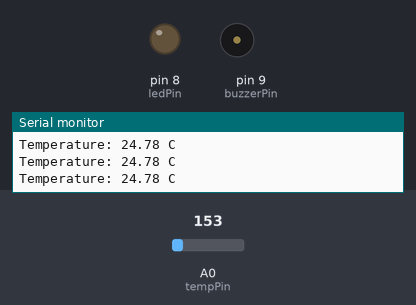
Simulated run of this sketch. Board: Arduino Uno, built with avr-gcc and run on an emulated ATmega328P. Shown: output pins drawn as LEDs (lit = HIGH), buzzer (waves = sounding), the last lines printed to the serial monitor. Inputs (shaded band) come from the test bench; at power-on: A0 (tempPin) = 153.

Above: at 1.3 s.
1.4 s: A0 (tempPin) set to 177
At 2.7 s:
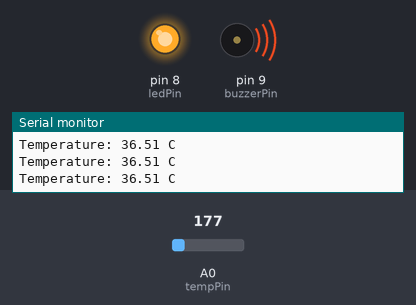
3.0 s: A0 (tempPin) set to 133
At 4.2 s:
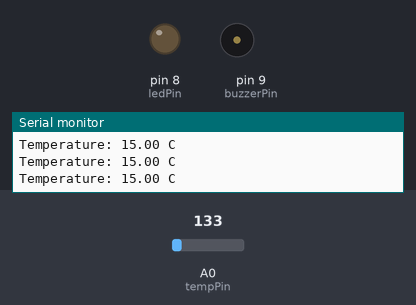
4.5 s: A0 (tempPin) set to 165
At 5.4 s:
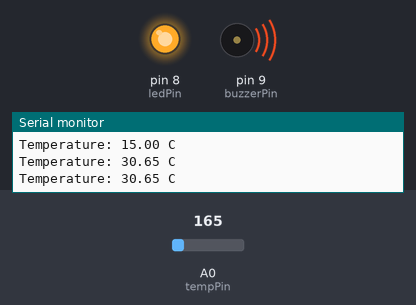
Timing chart, 0 to 7.5 s (numbered marks = the images above; inputs shaded):
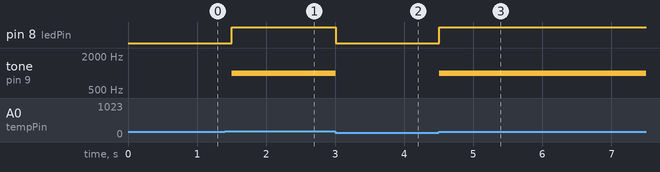

The sketch:

temperature_alert.ino
```cpp
const int tempPin = A0;
const int ledPin = 8;
const int buzzerPin = 9;

void setup() {
  pinMode(ledPin, OUTPUT);
  pinMode(buzzerPin, OUTPUT);

  Serial.begin(9600);
}

void loop() {

  int sensorValue = analogRead(tempPin);

  float voltage = sensorValue * (5.0 / 1023.0);

  float temperature = (voltage - 0.5) * 100;

  Serial.print("Temperature: ");
  Serial.print(temperature);
  Serial.println(" C");

  if (temperature >= 30) {

    digitalWrite(ledPin, HIGH);
    tone(buzzerPin, 1000);

  } else {

    digitalWrite(ledPin, LOW);
    noTone(buzzerPin);
  }

  delay(500);
}
```

Measured:
- the behaviour switches between 163 and 164 on A0 (tempPin) (found by bisection; images 0 and 1)
- after the input at 1.4 s, pin 8 (ledPin): LOW → HIGH after 0.10 s; tone on pin 9 (buzzerPin): silent → 1000 Hz after 0.10 s
- after the input at 3.0 s, pin 8 (ledPin): HIGH → LOW at once; tone on pin 9 (buzzerPin): 1000 Hz → silent at once
- after the input at 4.5 s, pin 8 (ledPin): LOW → HIGH at once; tone on pin 9 (buzzerPin): silent → 1000 Hz at once
